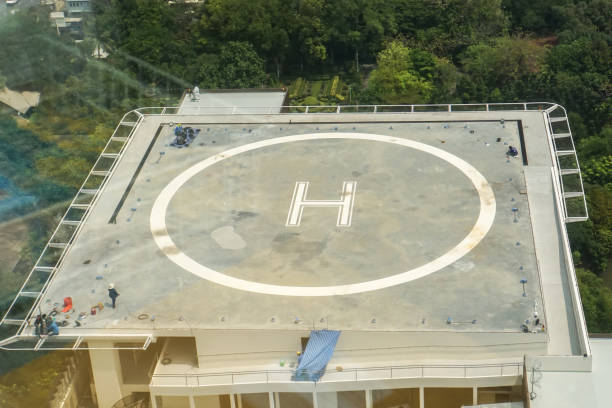
#> input picture Asset/heli.jpg, 612 x 408 px
$ python 14_perspective_transformation.py
#> lines starting #> are read from the running program, lines starting #| are printed output that depends on the picture
import cv2
import numpy as np
import matplotlib.pyplot as plt

# Load image
image = cv2.imread("Asset/heli.jpg")
#> image is the input picture: shape (408, 612, 3); mean B, G, R 119.1, 141.3, 139.1

# Get image dimensions
height, width = image.shape[:2]
#> height = 408; width = 612

# Define four source points
src_points = np.float32([
    [126, 118],   # Top-left
    [548, 115],   # Top-right
    [550, 328],   # Bottom-right
    [24, 327]     # Bottom-left
])

# Define destination points
output_width = 600
output_height = 300

dst_points = np.float32([
    [0, 0],
    [output_width - 1, 0],
    [output_width - 1, output_height - 1],
    [0, output_height - 1]
])

# Calculate perspective matrix
matrix = cv2.getPerspectiveTransform(
    src_points,
    dst_points
)

# Apply perspective transformation
warped = cv2.warpPerspective(
    image,
    matrix,
    (output_width, output_height)
)
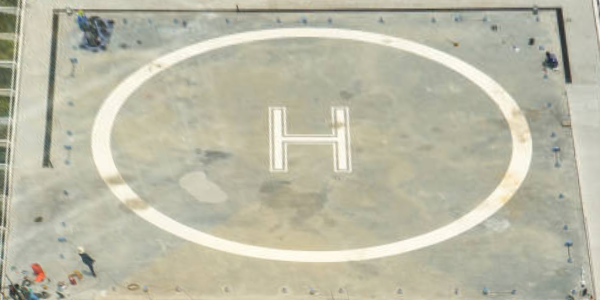
#> warped: shape (300, 600, 3); mean B, G, R 166.8, 186.3, 187.5

# Display results
plt.figure(figsize=(14, 6))

plt.subplot(1, 2, 1)
plt.imshow(cv2.cvtColor(image, cv2.COLOR_BGR2RGB))
plt.title("Original Image")

plt.subplot(1, 2, 2)
plt.imshow(cv2.cvtColor(warped, cv2.COLOR_BGR2RGB))
plt.title("Bird's Eye View")

plt.show()
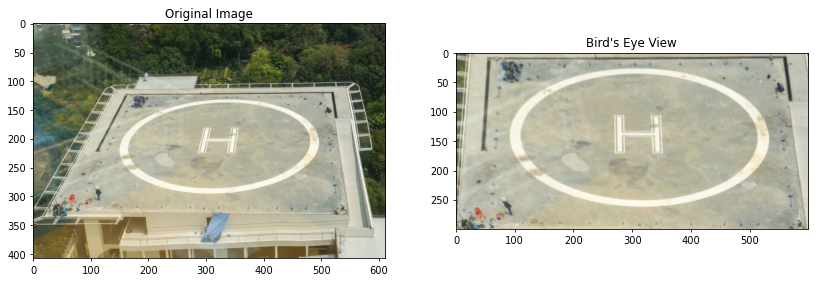
#> figure drawn by matplotlib, 2 panels

$ run again, with Asset/road.jpg copied over Asset/heli.jpg
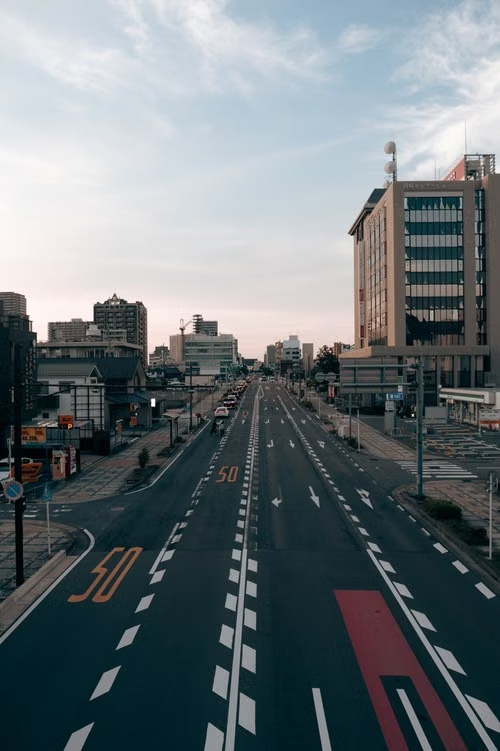
#> input picture Asset/road.jpg, 500 x 751 px
#> image is the input picture: shape (751, 500, 3); mean B, G, R 121.1, 117.2, 108.4
#> `warped = cv2.warpPerspective( image, matrix, (output_width, output_hei..`:
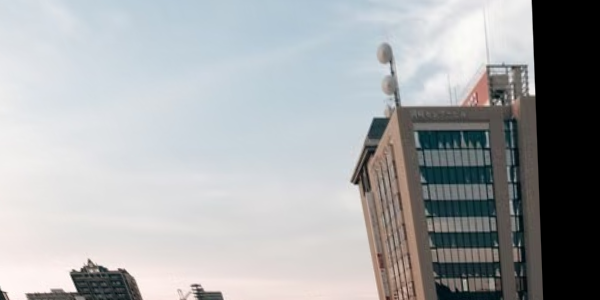
#> warped: shape (300, 600, 3); mean B, G, R 169.9, 168, 165.7
#> `plt.show()`:
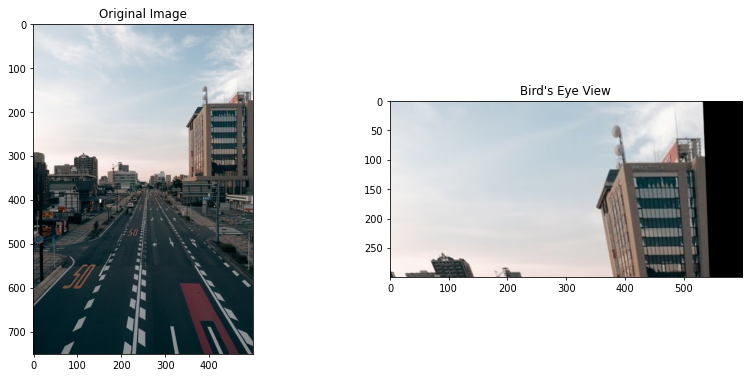
#> figure drawn by matplotlib, 2 panels
